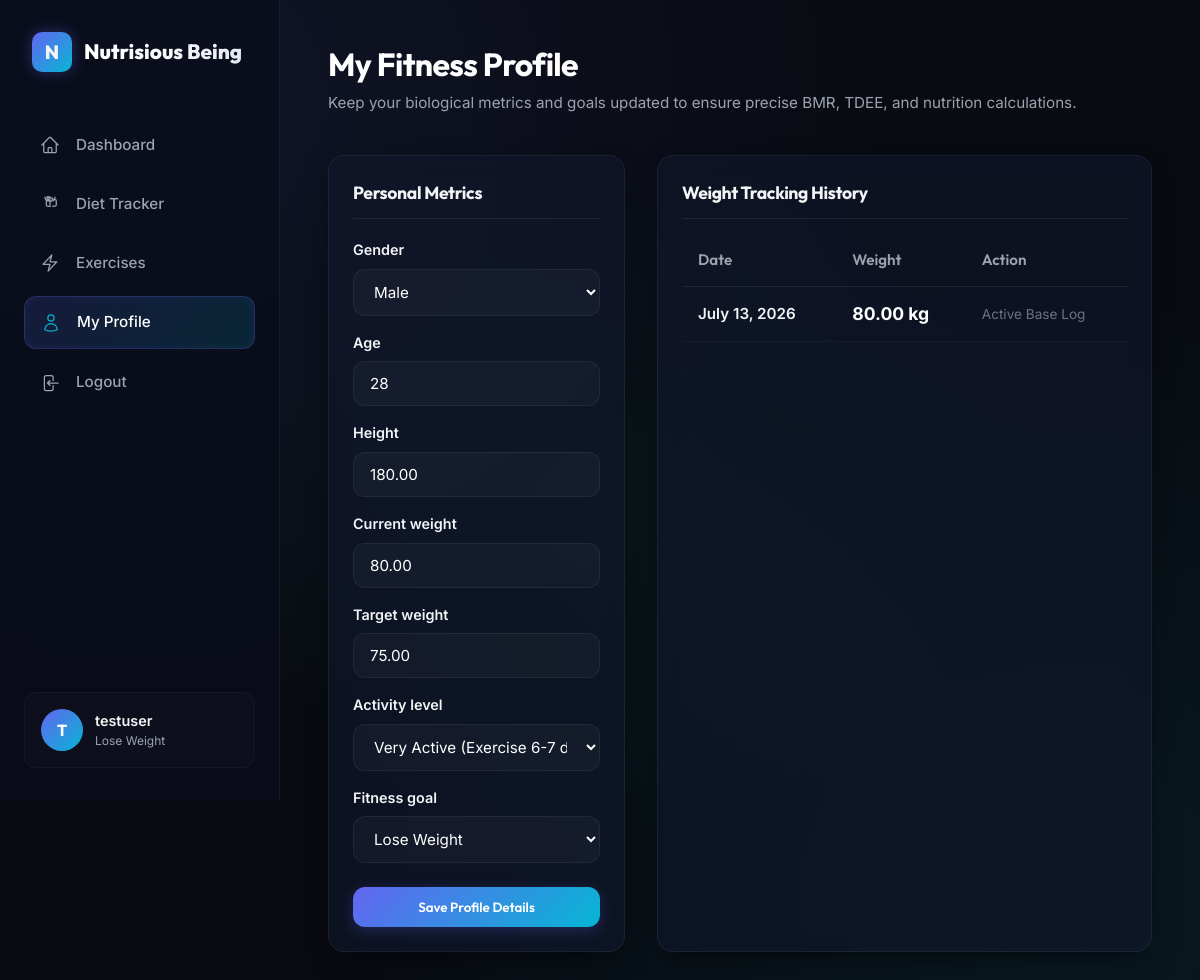
/profile/ (signed in), run on the app's committed database.
### fitness/models.py (models this page shows, shortened)
class UserProfile(models.Model):
    GENDER_CHOICES = [
        ('M', 'Male'),
        ('F', 'Female'),
        ('O', 'Other'),
    ]
    ACTIVITY_CHOICES = [
        ('SED', 'Sedentary (Little or no exercise)'),
        ('LIG', 'Lightly Active (Exercise 1-3 days/week)'),
        ('MOD', 'Moderately Active (Exercise 3-5 days/week)'),
        ('ACT', 'Very Active (Exercise 6-7 days/week)'),
        ('EXT', 'Extra Active (Physical job or heavy exercise)'),
    ]
    GOAL_CHOICES = [
        ('LOSE', 'Lose Weight'),
        ('MAINTAIN', 'Maintain Weight'),
        ('GAIN', 'Gain Weight/Muscle'),
    ]
    user = models.OneToOneField(User, on_delete=models.CASCADE, related_name='profile')
    gender = models.CharField(max_length=1, choices=GENDER_CHOICES)
    age = models.PositiveIntegerField()
    height = models.DecimalField(max_digits=5, decimal_places=2, help_text="Height in cm")
    current_weight = models.DecimalField(max_digits=5, decimal_places=2, help_text="Weight in kg")
    target_weight = models.DecimalField(max_digits=5, decimal_places=2, help_text="Target weight in kg")
    activity_level = models.CharField(max_length=3, choices=ACTIVITY_CHOICES, default='SED')
    fitness_goal = models.CharField(max_length=8, choices=GOAL_CHOICES, default='MAINTAIN')
    created_at = models.DateTimeField(auto_now_add=True)
    updated_at = models.DateTimeField(auto_now=True)

class WeightLog(models.Model):
    user = models.ForeignKey(User, on_delete=models.CASCADE, related_name='weight_logs')
    weight = models.DecimalField(max_digits=5, decimal_places=2, help_text="Weight in kg")
    date = models.DateField(default=timezone.localdate)
    class Meta:
        ordering = ['-date']

### fitness/views.py (the view)
# urls.py: path('profile/', views.profile_view, name='profile'),
@login_required
def profile_view(request):
    user = request.user
    profile = user.profile
    if request.method == 'POST':
        form = UserProfileForm(request.POST, instance=profile)
        if form.is_valid():
            updated_profile = form.save()
            today = timezone.localdate()
            existing_log = WeightLog.objects.filter(user=user, date=today).first()
            if existing_log:
                existing_log.weight = updated_profile.current_weight
                existing_log.save()
            else:
                WeightLog.objects.create(user=user, weight=updated_profile.current_weight, date=today)
            messages.success(request, "Fitness profile updated successfully!")
            return redirect('dashboard')
        else:
            messages.error(request, "Failed to update profile. Please verify your fields.")
    else:
        form = UserProfileForm(instance=profile)
    weight_history = WeightLog.objects.filter(user=user).order_by('-date')[:30]
    return render(request, 'fitness/profile.html', {
        'form': form,
        'weight_history': weight_history
    })

### fitness/forms.py
class UserProfileForm(forms.ModelForm):
    class Meta:
        model = UserProfile
        fields = ['gender', 'age', 'height', 'current_weight', 'target_weight', 'activity_level', 'fitness_goal']
        widgets = {
            'gender': forms.Select(attrs={'class': 'form-control'}),
            'age': forms.NumberInput(attrs={'class': 'form-control', 'min': 1}),
            'height': forms.NumberInput(attrs={'class': 'form-control', 'step': '0.1'}),
            'current_weight': forms.NumberInput(attrs={'class': 'form-control', 'step': '0.1'}),
            'target_weight': forms.NumberInput(attrs={'class': 'form-control', 'step': '0.1'}),
            'activity_level': forms.Select(attrs={'class': 'form-control'}),
            'fitness_goal': forms.Select(attrs={'class': 'form-control'}),
        }

### fitness/templates/fitness/profile.html (shortened to what this page needs)
{% extends 'fitness/base.html' %}
{% block header_left %}
<h1>My Fitness Profile</h1>
<p>Keep your biological metrics and goals updated to ensure precise BMR, TDEE, and nutrition calculations.</p>
{% endblock %}
{% block content %}
<div class="log-layout-grid">
    <div class="glass-card">
        <h3 style="font-size:1.1rem; border-bottom:1px solid rgba(255,255,255,0.08); padding-bottom:12px; margin-bottom:20px;">Personal Metrics</h3>
        <form method="POST" style="display:flex; flex-direction:column; gap:16px;">
            {% for field in form %}
            <div class="form-group" style="margin-bottom:0;">
                <label for="{{ field.id_for_label }}">{{ field.label }}</label>
                {{ field }}
            </div>
            {% endfor %}
            <button type="submit" class="btn-premium" style="justify-content:center; margin-top:8px;">
                Save Profile Details
            </button>
        </form>
    </div>
    <div class="glass-card logs-table-container">
        <h3 style="font-size:1.1rem; border-bottom:1px solid rgba(255,255,255,0.08); padding-bottom:12px;">Weight Tracking History</h3>
        {% if weight_history %}
        <table class="logs-table">
            <thead>
                <tr>
                    <th>Date</th>
                    <th>Weight</th>
                    <th>Action</th>
                </tr>
            </thead>
            <tbody>
                {% for log in weight_history %}
                <tr>
                    <td style="font-weight:600;">{{ log.date|date:"F d, Y" }}</td>
                    <td style="font-size:1.1rem; font-weight:700; color:#FFFFFF;">{{ log.weight }} kg</td>
                    <td>
                        {% if weight_history.count > 1 %}
                            <form method="POST" action="{% url 'delete_weight' log.pk %}">
                                {% csrf_token %}
                                <button type="submit" class="btn-danger">Delete</button>
                            </form>
                        {% else %}
                            <span style="font-size:0.85rem; color:var(--text-muted);">Active Base Log</span>
                        {% endif %}
                    </td>
                </tr>
                {% endfor %}
            </tbody>
        </table>
        {% endif %}
    </div>
</div>
{% endblock %}

### fitness/templates/fitness/base.html (shortened to what this page needs)
{% load static %}
<!DOCTYPE html>
<html lang="en">
<head>
    <link rel="stylesheet" href="{% static 'css/style.css' %}">
</head>
<body>
    <div class="app-container">
        <nav class="sidebar">
            <div class="brand">
                <div class="brand-icon">N</div>
                <span class="brand-name">Nutrisious Being</span>
            </div>
            {% if user.is_authenticated %}
            <ul class="nav-menu">
                <li class="nav-item {% if request.resolver_match.url_name == 'dashboard' %}active{% endif %}">
                    <a href="{% url 'dashboard' %}">
                        <span>Dashboard</span>
                    </a>
                </li>
                <li class="nav-item {% if request.resolver_match.url_name == 'food_log' %}active{% endif %}">
                    <a href="{% url 'food_log' %}">
                        <span>Diet Tracker</span>
                    </a>
                </li>
                <li class="nav-item {% if request.resolver_match.url_name == 'exercise_log' %}active{% endif %}">
                    <a href="{% url 'exercise_log' %}">
                        <svg xmlns="http://www.w3.org/2000/svg" fill="none" viewBox="0 0 24 24" stroke-width="1.5" stroke="currentColor">
                            <path stroke-linecap="round" stroke-linejoin="round" d="M3.75 13.5l10.5-11.25L12 10.5h8.25L9.75 21.75 12 13.5H3.75z" />
                        </svg>
                        <span>Exercises</span>
                    </a>
                </li>
                <li class="nav-item {% if request.resolver_match.url_name == 'profile' %}active{% endif %}">
                    <a href="{% url 'profile' %}">
                        <span>My Profile</span>
                    </a>
                </li>
                <li class="nav-item">
                    <a href="{% url 'logout' %}">
                        <span>Logout</span>
                    </a>
                </li>
            </ul>
            <div class="user-profile-summary">
                <div class="avatar-circle">
                    {{ user.username|slice:":1"|upper }}
                </div>
                <div class="profile-info">
                    <div class="profile-username">{{ user.username }}</div>
                    <div class="profile-meta">{{ user.profile.get_fitness_goal_display }}</div>
                </div>
            </div>
            {% endif %}
        </nav>
        <main class="main-content">
            <div class="header-bar">
                <div class="header-title">
                    {% block header_left %}{% endblock %}
                </div>
            </div>
            {% block content %}{% endblock %}
        </main>
    </div>
</body>
</html>

### data on the page
UserProfile: form "Male" "28" "180.00" "80.00" "75.00" "Very Active (Exercise 6-7 days/week)" "Lose Weight"
WeightLog: date "July 13, 2026", weight "80.00"

### other printed values
{{ user.username|slice:":1"|upper }} "T"
{{ user.username }} "testuser"
{{ user.profile.get_fitness_goal_display }} "Lose Weight"
{{ field.label }} "Gender" "Age" "Height" "Current weight" "Target weight" "Activity level" "Fitness goal"
